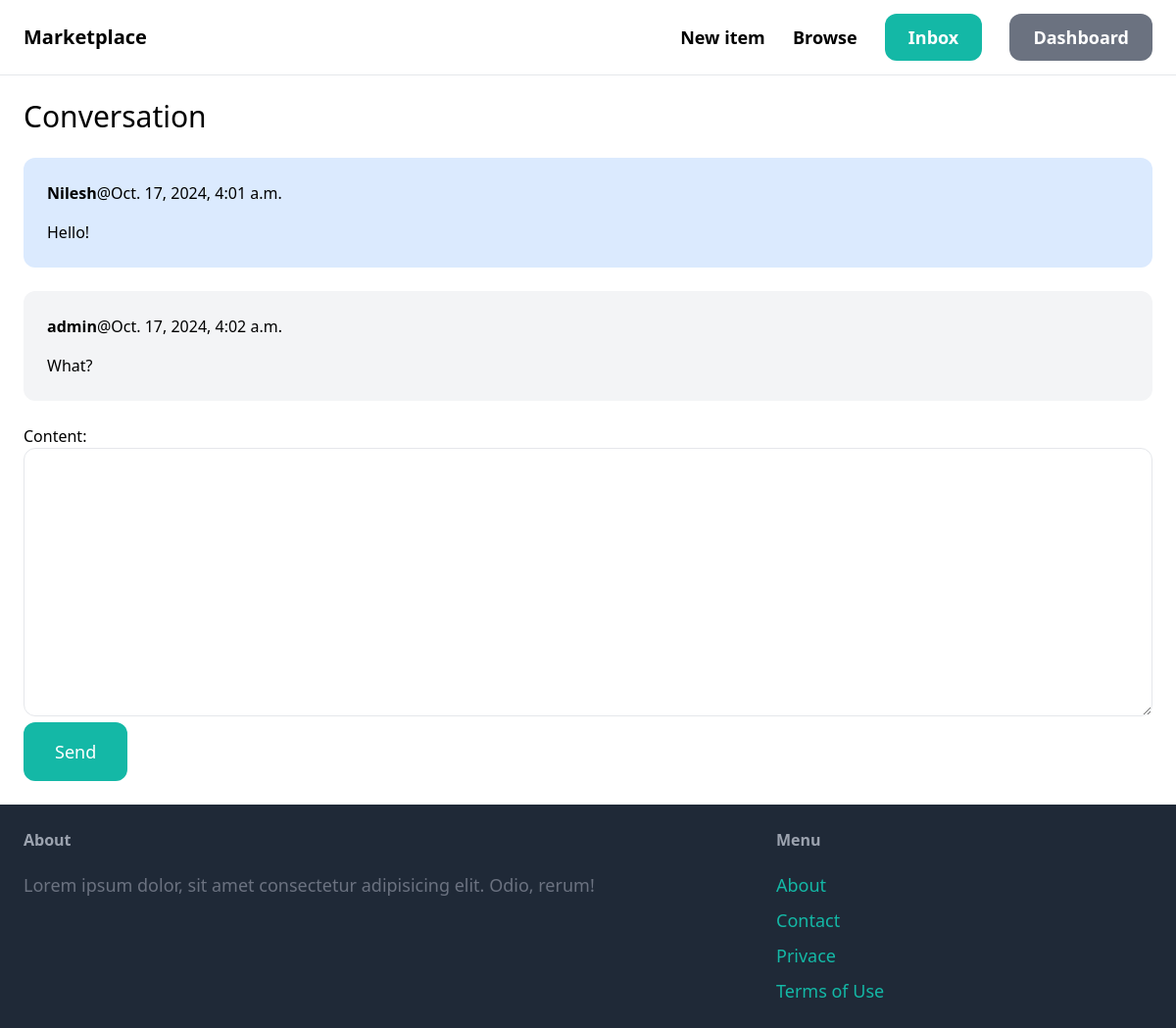
The page /inbox/2/ (signed in) on the database its author committed.
### communication/models.py (models this page shows)
class ConversationMessage(models.Model):
    conversation = models.ForeignKey(Conversation,related_name = "messages",on_delete=models.CASCADE)
    content = models.TextField()
    created_at = models.DateTimeField(auto_now_add=True)
    created_by = models.ForeignKey(User, related_name='created_messages', on_delete = models.CASCADE)

### communication/views.py (the view)
# urls.py: path('<int:pk>/',views.detail,name="detail"),
@login_required
def detail(request, pk):
    conversation = Conversation.objects.filter(members__in=[request.user.id]).get(pk=pk)
    if request.method == "POST":
        form = ConversationMessageForm(request.POST)
        if form.is_valid():
            conversation_message = form.save(commit=False)
            conversation_message.conversation = conversation
            conversation_message.created_by = request.user
            conversation_message.save()
            conversation.save()
            return redirect("communication:detail", pk=pk)
    else:
        form = ConversationMessageForm()
    return render(request, 'conversation/detail.html', {
        'conversation': conversation,
        'form': form
    })

### communication/forms.py
class ConversationMessageForm(forms.ModelForm):
    class Meta():
        model = ConversationMessage
        fields = ('content',)
        widgets = {
            'content':forms.Textarea(attrs={
                'class':'w-full py-4 px-6 rounded-xl border'
            })
        }

### communication/templates/conversation/detail.html (shortened to what this page needs)
{% extends 'core/base.html' %}
{%block content %}
<h1 class="mb-6 text-3xl">Conversation</h1>
<div class="space-y-6">
    {% for message in conversation.messages.all %}
        <div class="p-6 flex {% if message.created_by == request.user %} bg-blue-100 {%else%} bg-gray-100 {% endif %} rounded-xl">
           <div>
              <p class="mb-4"><strong>{{message.created_by.username}}</strong>@{{message.created_at}}</p>
              <p>{{message.content}}
           </div>
        </div>
    {%endfor%}
</div>
<form method="post" action="." class="mt-6">
    {{form.as_p}}
    <button class="py-4 px-8 text-lg bg-teal-500 hover:bg-teal-700 rounded-xl text-white">Send</button>
</form>
{%endblock%}

### rows shown on the page
ConversationMessage: created_by.username "Nilesh", created_at "Oct. 17, 2024, 4:01 a.m.", content "Hello!"
ConversationMessage: created_by.username "admin", created_at "Oct. 17, 2024, 4:02 a.m.", content "What?"
